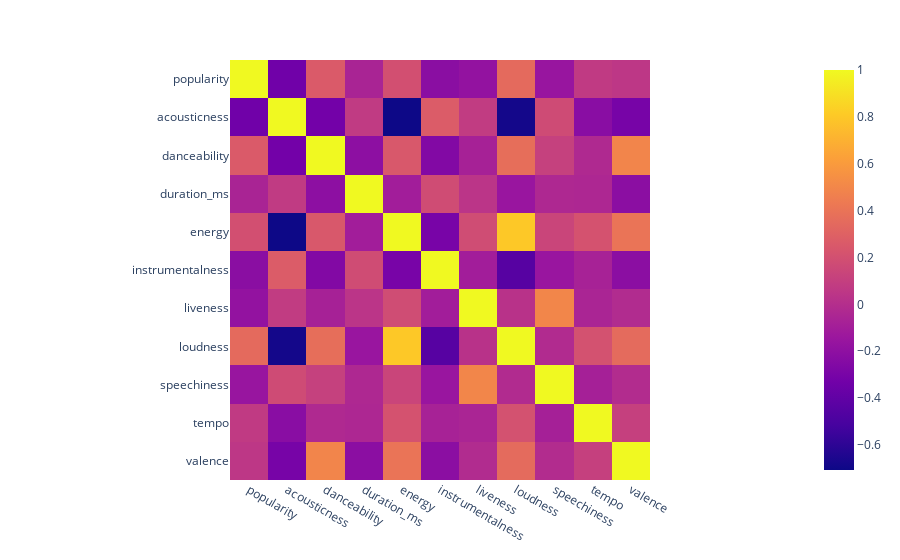

Notebook source saved alongside this figure:
### Code cell
# corrélation 
cols = df.select_dtypes(include='number').columns
df_corr = df.corr()
fig = px.imshow(df.corr())
fig.show()

### Figure 1 — Plotly figure (JSON) as saved in the notebook; plotly's stock layout.template omitted (floating-point values rounded to 4 significant figures)
{"data": [{"coloraxis": "coloraxis", "hovertemplate": "x: %{x}<br>y: %{y}<br>color: %{z}<extra></extra>", "name": "0", "type": "heatmap", "x": ["popularity", "acousticness", "danceability", "duration_ms", "energy", "instrumentalness", "liveness", "loudness", "speechiness", "tempo", "valence"], "xaxis": "x", "y": ["popularity", "acousticness", "danceability", "duration_ms", "energy", "instrumentalness", "liveness", "loudness", "speechiness", "tempo", "valence"], "yaxis": "y", "z": [[1, -0.3369, 0.2607, -0.06075, 0.1963, -0.2176, -0.1791, 0.3497, -0.1551, 0.06965, 0.05431], [-0.3369, 1, -0.3253, 0.07519, -0.7071, 0.2668, 0.08218, -0.6829, 0.1678, -0.2246, -0.3029], [0.2607, -0.3253, 1, -0.2072, 0.2449, -0.2556, -0.07781, 0.3722, 0.1085, -0.02882, 0.4931], [-0.06075, 0.07519, -0.2072, 1, -0.1048, 0.179, 0.03885, -0.1515, -0.03493, -0.04237, -0.2142], [0.1963, -0.7071, 0.2449, -0.1048, 1, -0.3017, 0.1815, 0.8016, 0.1369, 0.2104, 0.401], [-0.2176, 0.2668, -0.2556, 0.179, -0.3017, 1, -0.1049, -0.444, -0.1532, -0.07239, -0.215], [-0.1791, 0.08218, -0.07781, 0.03885, 0.1815, -0.1049, 1, 0.02432, 0.4975, -0.05557, -0.01623], [0.3497, -0.6829, 0.3722, -0.1515, 0.8016, -0.444, 0.02432, 1, -0.01711, 0.2088, 0.3515], [-0.1551, 0.1678, 0.1085, -0.03493, 0.1369, -0.1532, 0.4975, -0.01711, 1, -0.08391, -0.01198], [0.06965, -0.2246, -0.02882, -0.04237, 0.2104, -0.07239, -0.05557, 0.2088, -0.08391, 1, 0.1073], [0.05431, -0.3029, 0.4931, -0.2142, 0.401, -0.215, -0.01623, 0.3515, -0.01198, 0.1073, 1]]}], "layout": {"coloraxis": {"colorscale": [[0, "#0d0887"], [0.1111, "#46039f"], [0.2222, "#7201a8"], [0.3333, "#9c179e"], [0.4444, "#bd3786"], [0.5556, "#d8576b"], [0.6667, "#ed7953"], [0.7778, "#fb9f3a"], [0.8889, "#fdca26"], [1, "#f0f921"]]}, "margin": {"t": 60}, "xaxis": {"anchor": "y", "constrain": "domain", "domain": [0, 1], "scaleanchor": "y"}, "yaxis": {"anchor": "x", "autorange": "reversed", "constrain": "domain", "domain": [0, 1]}}}
